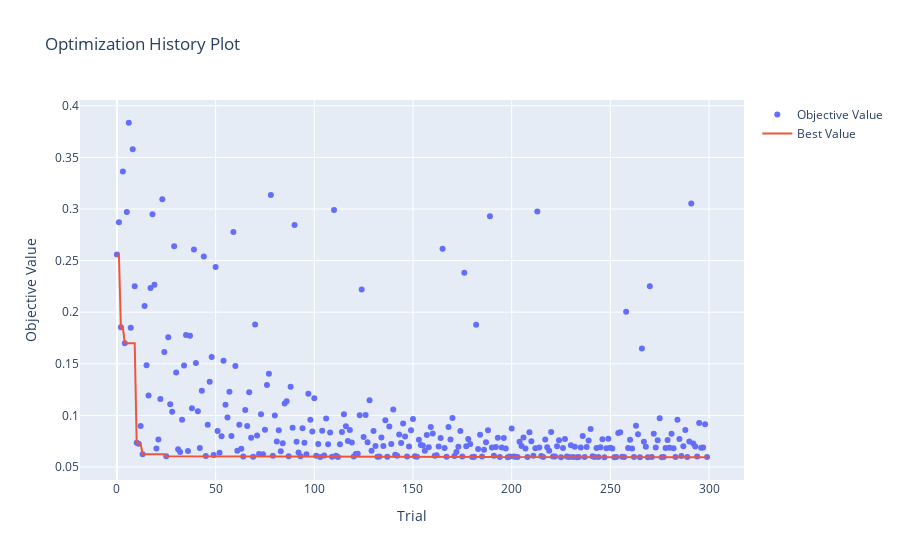
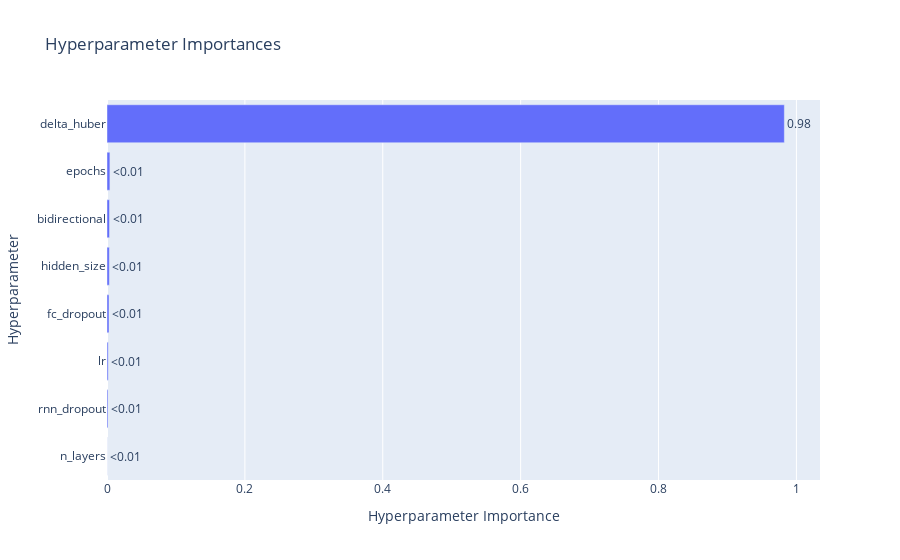
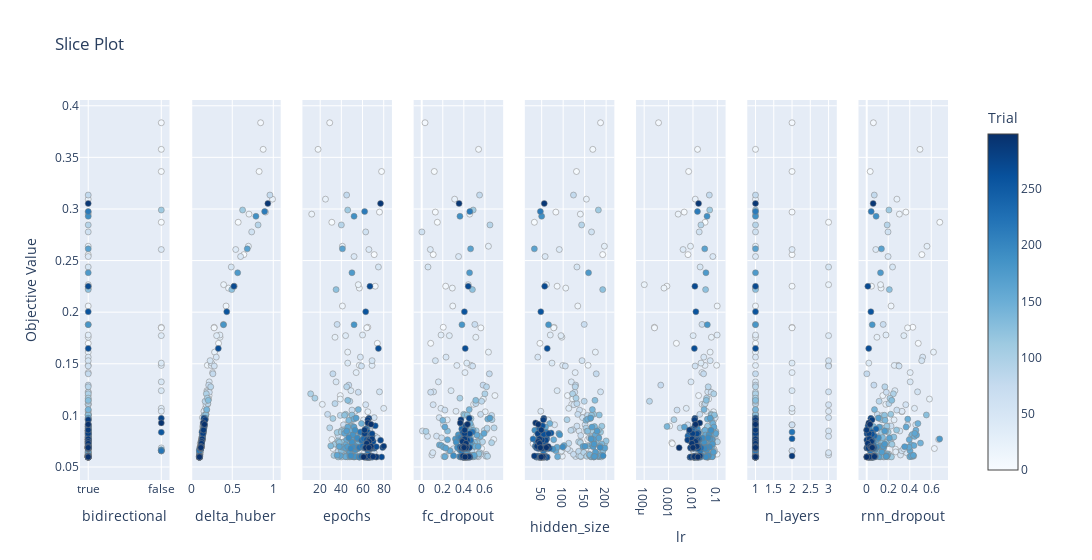
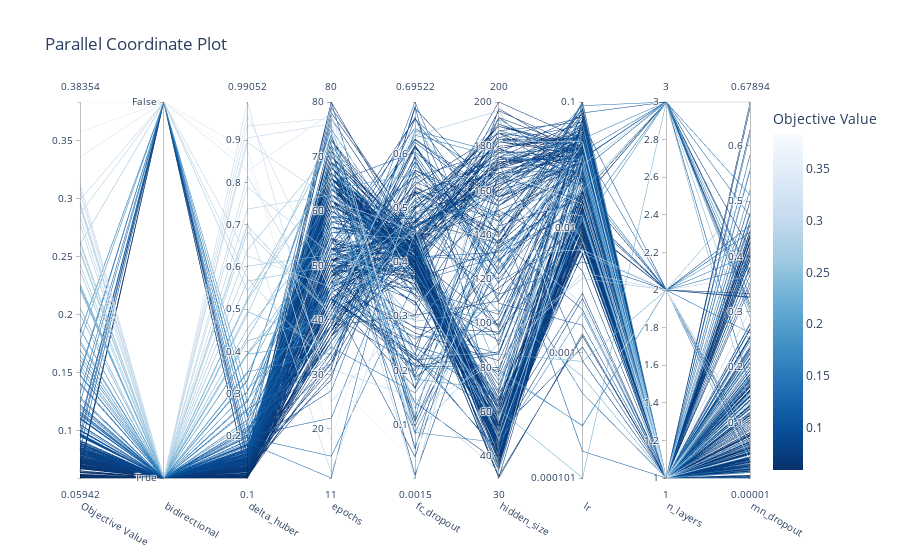

These figures' notebook cell, in order:
### Markdown cell above
## Otimização dos Hiperparâmetros da GRU com Optuna

### Code cell
import optuna

def objective(trial):
    # Definir os hiperparâmetros a serem otimizados
    n_layers = trial.suggest_int('n_layers', 1, 3)
    hidden_size = trial.suggest_int('hidden_size', 30, 200)
    rnn_dropout = trial.suggest_float('rnn_dropout', 0.0, 0.7)
    lr = trial.suggest_float('lr', 1e-4, 1e-1, log=True)
    fc_dropout = trial.suggest_float('fc_dropout', 0.0, 0.7)
    bidirectional = trial.suggest_categorical('bidirectional', [True, False])
    epochs = trial.suggest_int('epochs', 10, 80)
    delta_huber = trial.suggest_float('delta_huber', 0.1, 1.0)
    
    arch_config = {
        'n_layers': n_layers,
        'hidden_size': hidden_size,
        'rnn_dropout': rnn_dropout,
        'bidirectional': bidirectional,
        'fc_dropout': fc_dropout
    }

    tfms = [None, TSForecasting()]

    losses = []
    

    for split in splits:
        learn = TSForecaster(X, y, splits=split, tfms=tfms, 
                             batch_tfms=TSLog(), arch=GRUPlus,
                             arch_config=arch_config,loss_func=HuberLoss(delta=delta_huber))
        with ContextManagers([learn.no_bar(), learn.no_logging()]):

            learn.fit_one_cycle(epochs, lr_max=lr)
            huber_loss = learn.recorder.values[-1][1]
            
            losses.append(huber_loss)

    return sum(losses) / len(losses) 


study = run_optuna_study(objective, n_trials=300, study_name='gru_optuna_study', direction='minimize',sampler=optuna.samplers.TPESampler(seed=42))

### Figure 1 — Plotly figure (JSON) as saved in the notebook; plotly's stock layout.template omitted (floating-point values rounded to 4 significant figures; data arrays with more than 128 entries replaced by an {"elided": "..."} marker saying what was removed)
{"data": [{"mode": "markers", "name": "Objective Value", "type": "scatter", "x": {"elided": "300 int values"}, "y": {"elided": "300 float values"}}, {"mode": "lines", "name": "Best Value", "type": "scatter", "x": {"elided": "300 int values"}, "y": {"elided": "300 float values"}}, {"marker": {"color": "#cccccc"}, "mode": "markers", "name": "Infeasible Trial", "showlegend": false, "type": "scatter", "x": [], "y": []}], "layout": {"title": {"text": "Optimization History Plot"}, "xaxis": {"title": {"text": "Trial"}}, "yaxis": {"title": {"text": "Objective Value"}}}}

### Figure 2 — Plotly figure (JSON) as saved in the notebook; plotly's stock layout.template omitted (floating-point values rounded to 4 significant figures)
{"data": [{"cliponaxis": false, "hovertemplate": ["n_layers (IntDistribution): 0.00013032379243932415<extra></extra>", "rnn_dropout (FloatDistribution): 0.001435517968180148<extra></extra>", "lr (FloatDistribution): 0.0017558862490339112<extra></extra>", "fc_dropout (FloatDistribution): 0.002907099087286796<extra></extra>", "hidden_size (IntDistribution): 0.0034044389509971765<extra></extra>", "bidirectional (CategoricalDistribution): 0.0036494416217378017<extra></extra>", "epochs (IntDistribution): 0.00420479750029719<extra></extra>", "delta_huber (FloatDistribution): 0.9825124948300276<extra></extra>"], "name": "Objective Value", "orientation": "h", "text": ["<0.01", "<0.01", "<0.01", "<0.01", "<0.01", "<0.01", "<0.01", "0.98"], "textposition": "outside", "type": "bar", "x": [0.0001303, 0.001436, 0.001756, 0.002907, 0.003404, 0.003649, 0.004205, 0.9825], "y": ["n_layers", "rnn_dropout", "lr", "fc_dropout", "hidden_size", "bidirectional", "epochs", "delta_huber"]}], "layout": {"title": {"text": "Hyperparameter Importances"}, "xaxis": {"title": {"text": "Hyperparameter Importance"}}, "yaxis": {"title": {"text": "Hyperparameter"}}}}

### Figure 3 — Plotly figure (JSON) as saved in the notebook; plotly's stock layout.template omitted (floating-point values rounded to 4 significant figures; data arrays with more than 128 entries replaced by an {"elided": "..."} marker saying what was removed)
{"data": [{"marker": {"color": {"elided": "300 int values"}, "colorbar": {"title": {"text": "Trial"}, "x": 1, "xpad": 40}, "colorscale": [[0, "rgb(247,251,255)"], [0.125, "rgb(222,235,247)"], [0.25, "rgb(198,219,239)"], [0.375, "rgb(158,202,225)"], [0.5, "rgb(107,174,214)"], [0.625, "rgb(66,146,198)"], [0.75, "rgb(33,113,181)"], [0.875, "rgb(8,81,156)"], [1, "rgb(8,48,107)"]], "line": {"color": "Grey", "width": 0.5}, "showscale": true}, "mode": "markers", "name": "Feasible Trial", "showlegend": false, "type": "scatter", "x": {"elided": "300 bool values"}, "xaxis": "x", "y": {"elided": "300 float values"}, "yaxis": "y"}, {"marker": {"color": {"elided": "300 int values"}, "colorbar": {"title": {"text": "Trial"}, "x": 1, "xpad": 40}, "colorscale": [[0, "rgb(247,251,255)"], [0.125, "rgb(222,235,247)"], [0.25, "rgb(198,219,239)"], [0.375, "rgb(158,202,225)"], [0.5, "rgb(107,174,214)"], [0.625, "rgb(66,146,198)"], [0.75, "rgb(33,113,181)"], [0.875, "rgb(8,81,156)"], [1, "rgb(8,48,107)"]], "line": {"color": "Grey", "width": 0.5}, "showscale": false}, "mode": "markers", "name": "Feasible Trial", "showlegend": false, "type": "scatter", "x": {"elided": "300 float values"}, "xaxis": "x2", "y": {"elided": "300 float values"}, "yaxis": "y2"}, {"marker": {"color": {"elided": "300 int values"}, "colorbar": {"title": {"text": "Trial"}, "x": 1, "xpad": 40}, "colorscale": [[0, "rgb(247,251,255)"], [0.125, "rgb(222,235,247)"], [0.25, "rgb(198,219,239)"], [0.375, "rgb(158,202,225)"], [0.5, "rgb(107,174,214)"], [0.625, "rgb(66,146,198)"], [0.75, "rgb(33,113,181)"], [0.875, "rgb(8,81,156)"], [1, "rgb(8,48,107)"]], "line": {"color": "Grey", "width": 0.5}, "showscale": false}, "mode": "markers", "name": "Feasible Trial", "showlegend": false, "type": "scatter", "x": {"elided": "300 int values"}, "xaxis": "x3", "y": {"elided": "300 float values"}, "yaxis": "y3"}, {"marker": {"color": {"elided": "300 int values"}, "colorbar": {"title": {"text": "Trial"}, "x": 1, "xpad": 40}, "colorscale": [[0, "rgb(247,251,255)"], [0.125, "rgb(222,235,247)"], [0.25, "rgb(198,219,239)"], [0.375, "rgb(158,202,225)"], [0.5, "rgb(107,174,214)"], [0.625, "rgb(66,146,198)"], [0.75, "rgb(33,113,181)"], [0.875, "rgb(8,81,156)"], [1, "rgb(8,48,107)"]], "line": {"color": "Grey", "width": 0.5}, "showscale": false}, "mode": "markers", "name": "Feasible Trial", "showlegend": false, "type": "scatter", "x": {"elided": "300 float values"}, "xaxis": "x4", "y": {"elided": "300 float values"}, "yaxis": "y4"}, {"marker": {"color": {"elided": "300 int values"}, "colorbar": {"title": {"text": "Trial"}, "x": 1, "xpad": 40}, "colorscale": [[0, "rgb(247,251,255)"], [0.125, "rgb(222,235,247)"], [0.25, "rgb(198,219,239)"], [0.375, "rgb(158,202,225)"], [0.5, "rgb(107,174,214)"], [0.625, "rgb(66,146,198)"], [0.75, "rgb(33,113,181)"], [0.875, "rgb(8,81,156)"], [1, "rgb(8,48,107)"]], "line": {"color": "Grey", "width": 0.5}, "showscale": false}, "mode": "markers", "name": "Feasible Trial", "showlegend": false, "type": "scatter", "x": {"elided": "300 int values"}, "xaxis": "x5", "y": {"elided": "300 float values"}, "yaxis": "y5"}, {"marker": {"color": {"elided": "300 int values"}, "colorbar": {"title": {"text": "Trial"}, "x": 1, "xpad": 40}, "colorscale": [[0, "rgb(247,251,255)"], [0.125, "rgb(222,235,247)"], [0.25, "rgb(198,219,239)"], [0.375, "rgb(158,202,225)"], [0.5, "rgb(107,174,214)"], [0.625, "rgb(66,146,198)"], [0.75, "rgb(33,113,181)"], [0.875, "rgb(8,81,156)"], [1, "rgb(8,48,107)"]], "line": {"color": "Grey", "width": 0.5}, "showscale": false}, "mode": "markers", "name": "Feasible Trial", "showlegend": false, "type": "scatter", "x": {"elided": "300 float values"}, "xaxis": "x6", "y": {"elided": "300 float values"}, "yaxis": "y6"}, {"marker": {"color": {"elided": "300 int values"}, "colorbar": {"title": {"text": "Trial"}, "x": 1, "xpad": 40}, "colorscale": [[0, "rgb(247,251,255)"], [0.125, "rgb(222,235,247)"], [0.25, "rgb(198,219,239)"], [0.375, "rgb(158,202,225)"], [0.5, "rgb(107,174,214)"], [0.625, "rgb(66,146,198)"], [0.75, "rgb(33,113,181)"], [0.875, "rgb(8,81,156)"], [1, "rgb(8,48,107)"]], "line": {"color": "Grey", "width": 0.5}, "showscale": false}, "mode": "markers", "name": "Feasible Trial", "showlegend": false, "type": "scatter", "x": {"elided": "300 int values"}, "xaxis": "x7", "y": {"elided": "300 float values"}, "yaxis": "y7"}, {"marker": {"color": {"elided": "300 int values"}, "colorbar": {"title": {"text": "Trial"}, "x": 1, "xpad": 40}, "colorscale": [[0, "rgb(247,251,255)"], [0.125, "rgb(222,235,247)"], [0.25, "rgb(198,219,239)"], [0.375, "rgb(158,202,225)"], [0.5, "rgb(107,174,214)"], [0.625, "rgb(66,146,198)"], [0.75, "rgb(33,113,181)"], [0.875, "rgb(8,81,156)"], [1, "rgb(8,48,107)"]], "line": {"color": "Grey", "width": 0.5}, "showscale": false}, "mode": "markers", "name": "Feasible Trial", "showlegend": false, "type": "scatter", "x": {"elided": "300 float values"}, "xaxis": "x8", "y": {"elided": "300 float values"}, "yaxis": "y8"}], "layout": {"title": {"text": "Slice Plot"}, "width": 2400, "xaxis": {"anchor": "y", "categoryarray": [true, false], "categoryorder": "array", "domain": [0, 0.1031], "title": {"text": "bidirectional"}, "type": "category"}, "xaxis2": {"anchor": "y2", "domain": [0.1281, 0.2312], "title": {"text": "delta_huber"}}, "xaxis3": {"anchor": "y3", "domain": [0.2562, 0.3594], "title": {"text": "epochs"}}, "xaxis4": {"anchor": "y4", "domain": [0.3844, 0.4875], "title": {"text": "fc_dropout"}}, "xaxis5": {"anchor": "y5", "domain": [0.5125, 0.6156], "title": {"text": "hidden_size"}}, "xaxis6": {"anchor": "y6", "domain": [0.6406, 0.7438], "title": {"text": "lr"}, "type": "log"}, "xaxis7": {"anchor": "y7", "domain": [0.7688, 0.8719], "title": {"text": "n_layers"}}, "xaxis8": {"anchor": "y8", "domain": [0.8969, 1], "title": {"text": "rnn_dropout"}}, "yaxis": {"anchor": "x", "domain": [0, 1], "title": {"text": "Objective Value"}}, "yaxis2": {"anchor": "x2", "domain": [0, 1], "matches": "y", "showticklabels": false}, "yaxis3": {"anchor": "x3", "domain": [0, 1], "matches": "y", "showticklabels": false}, "yaxis4": {"anchor": "x4", "domain": [0, 1], "matches": "y", "showticklabels": false}, "yaxis5": {"anchor": "x5", "domain": [0, 1], "matches": "y", "showticklabels": false}, "yaxis6": {"anchor": "x6", "domain": [0, 1], "matches": "y", "showticklabels": false}, "yaxis7": {"anchor": "x7", "domain": [0, 1], "matches": "y", "showticklabels": false}, "yaxis8": {"anchor": "x8", "domain": [0, 1], "matches": "y", "showticklabels": false}}}

### Figure 4 — Plotly figure (JSON) as saved in the notebook; plotly's stock layout.template omitted (floating-point values rounded to 4 significant figures; data arrays with more than 128 entries replaced by an {"elided": "..."} marker saying what was removed)
{"data": [{"dimensions": [{"label": "Objective Value", "range": [0.05942, 0.3835], "values": {"elided": "300 float values"}}, {"label": "bidirectional", "range": [0, 1], "ticktext": ["True", "False"], "tickvals": [0, 1], "values": {"elided": "300 int values"}}, {"label": "delta_huber", "range": [0.1, 0.9905], "values": {"elided": "300 float values"}}, {"label": "epochs", "range": [11, 80], "values": {"elided": "300 int values"}}, {"label": "fc_dropout", "range": [0.001505, 0.6952], "values": {"elided": "300 float values"}}, {"label": "hidden_size", "range": [30, 200], "values": {"elided": "300 int values"}}, {"label": "lr", "range": [-3.996, -1.0], "ticktext": ["0.000101", "0.001", "0.01", "0.1"], "tickvals": [-3.996, -3, -2, -1.0], "values": {"elided": "300 float values"}}, {"label": "n_layers", "range": [1, 3], "values": {"elided": "300 int values"}}, {"label": "rnn_dropout", "range": [9.821e-06, 0.6789], "values": {"elided": "300 float values"}}], "labelangle": 30, "labelside": "bottom", "line": {"color": {"elided": "300 float values"}, "colorbar": {"title": {"text": "Objective Value"}}, "colorscale": [[0, "rgb(247,251,255)"], [0.125, "rgb(222,235,247)"], [0.25, "rgb(198,219,239)"], [0.375, "rgb(158,202,225)"], [0.5, "rgb(107,174,214)"], [0.625, "rgb(66,146,198)"], [0.75, "rgb(33,113,181)"], [0.875, "rgb(8,81,156)"], [1, "rgb(8,48,107)"]], "reversescale": true, "showscale": true}, "type": "parcoords"}], "layout": {"title": {"text": "Parallel Coordinate Plot"}}}
